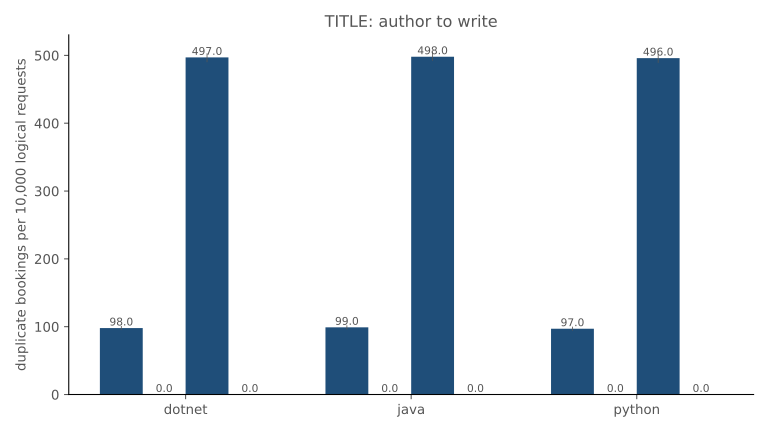

Python code for this plot:
"""make chart: grouped bars of duplicate bookings per 10,000 logical requests.

Reads results/exp3/summary.csv only (or --input) and writes
figures/exp3_duplicates.svg (or --output). One group per stack; within each
group four bars: 1% naive, 1% keyed, 5% naive, 5% keyed. The y value is the
median duplicate bookings per 10,000 logical requests with a thin whisker for
the min-max of the runs. The title is a placeholder; the author writes it.
"""

from __future__ import annotations

import argparse
import csv
from pathlib import Path

import matplotlib

matplotlib.use("Agg")
import matplotlib.pyplot as plt  # noqa: E402

REPO = Path(__file__).resolve().parents[1]
STACKS = ["dotnet", "java", "python"]
BARS = [("naive", "0.01"), ("v2", "0.01"), ("naive", "0.05"), ("v2", "0.05")]
LABELS = ["1% naive", "1% keyed", "5% naive", "5% keyed"]
NAIVE_COLOUR = "#1F4E79"
KEYED_COLOUR = "#9DB9D5"
TEXT_COLOUR = "#555555"


def main() -> int:
    parser = argparse.ArgumentParser(description=__doc__.splitlines()[0])
    parser.add_argument("--input", default=str(REPO / "results" / "exp3" / "summary.csv"))
    parser.add_argument("--output", default=str(REPO / "figures" / "exp3_duplicates.svg"))
    args = parser.parse_args()

    rows: dict[tuple[str, str, str], dict[str, str]] = {}
    with open(args.input, newline="") as f:
        for row in csv.DictReader(f):
            rows[(row["stack"], row["variant"], row["fault_rate"])] = row

    stacks = [s for s in STACKS if any((s, v, fl) in rows for v, fl in BARS)]
    if not stacks:
        raise SystemExit(f"no usable rows in {args.input}")

    plt.rcParams["svg.fonttype"] = "none"
    plt.rcParams["text.color"] = TEXT_COLOUR
    plt.rcParams["axes.labelcolor"] = TEXT_COLOUR
    plt.rcParams["xtick.color"] = TEXT_COLOUR
    plt.rcParams["ytick.color"] = TEXT_COLOUR

    figure, axis = plt.subplots(figsize=(8, 4.5))
    width = 0.19
    positions = range(len(stacks))

    for i, (variant, fault) in enumerate(BARS):
        offsets = [p + (i - 1.5) * width for p in positions]
        medians, lows, highs, values = [], [], [], []
        for stack in stacks:
            row = rows.get((stack, variant, fault))
            medians.append(float(row["median_duplicates_per_10k"]) if row else 0.0)
            if row:
                low, high = row["min_max_duplicates_per_10k"].split("-")
                lows.append(float(row["median_duplicates_per_10k"]) - float(low))
                highs.append(float(high) - float(row["median_duplicates_per_10k"]))
            else:
                lows.append(0.0)
                highs.append(0.0)
            values.append(row["median_duplicates_per_10k"] if row else "0")

        colour = NAIVE_COLOUR if variant == "naive" else KEYED_COLOUR
        bars = axis.bar(
            offsets, medians, width=width, color=colour,
            yerr=[lows, highs], error_kw={"elinewidth": 0.6, "ecolor": TEXT_COLOUR},
        )
        for bar, value in zip(bars, values):
            axis.annotate(
                value,
                (bar.get_x() + bar.get_width() / 2, bar.get_height()),
                ha="center", va="bottom", fontsize=8,
            )

    axis.set_xticks(list(positions), stacks)
    axis.set_ylabel("duplicate bookings per 10,000 logical requests")
    axis.set_title("TITLE: author to write")
    axis.spines[["top", "right"]].set_visible(False)
    axis.grid(False, axis="both")
    figure.tight_layout()
    figure.savefig(args.output, transparent=True)
    print(f"chart: wrote {args.output}")
    return 0


if __name__ == "__main__":
    raise SystemExit(main())
